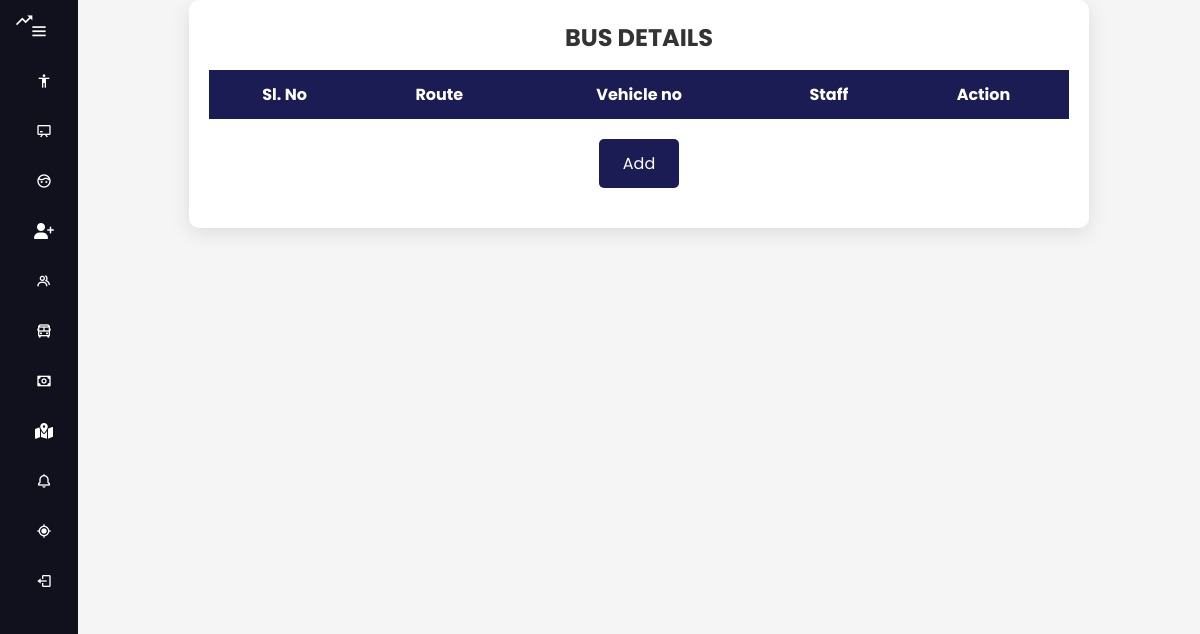
The page /administrator/Viewbusdetails on the database as committed earlier.
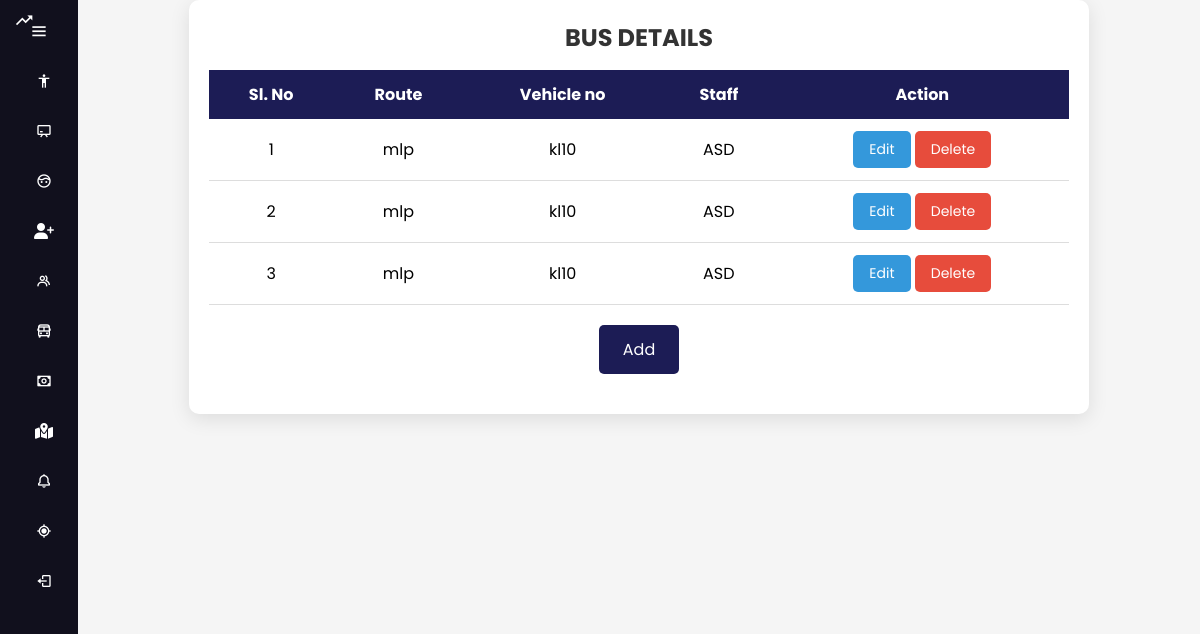
The same page on the database as committed later.
### administrator/models.py (models this page shows)
class BusdetailsTable(models.Model):
    route=models.CharField(max_length=10,null=True,blank=True)
    vehicleno=models.CharField(max_length=20,null=True,blank=True)
    staff=models.CharField(max_length=30,null=True,blank=True)
    created_at=models.DateTimeField(auto_now_add=True, null=True, blank=True)
    updated_at = models.DateTimeField(auto_now_add=True, null=True, blank=True)

### administrator/views.py (the view)
# urls.py: path('Viewbusdetails',ViewBusdetails.as_view(),name="vbusdetail_page"),
class ViewBusdetails(View):
    def get(self, request):
        addbusdetails_obj =BusdetailsTable.objects.all()
        return render(request, "administrator/busdetails/view_bus.html", {'val': addbusdetails_obj})

### templates/administrator/busdetails/view_bus.html (shortened to what this page needs)
{% extends 'administrator/admindashboard.html' %}
{% load static %}
{% block body %}
<html lang="en">
<head>
    <link rel="stylesheet" href="{% static 'det.css' %}">
</head>
<body>
    <div class="table-container">
        <h2>BUS DETAILS</h2>
        <table>
                <tr>
                    <th>Sl. No</th>
                    <th>Route</th>
                    <th>Vehicle no</th>
                    <th>Staff</th>
                    <th>Action</th>
                </tr>
                {% for i in val %}
                <tr>
                    <td>{{forloop.counter}}</td>
                    <td>{{i.route}}</td>
                    <td>{{i.vehicleno}}</td>
                    <td>{{i.staff}}</td>
                    <td><button class="action-btn edit-btn"><a href="/administrator/editbusdetails/{{i.id}}/">Edit</a></button>
                        <button class="action-btn delete-btn"><a href="/administrator/deletebusdetails/{{i.id}}/">Delete</a></button>
                    </td>
                </tr>
                {% endfor %}
        </table>
        <button class="add-btn"> <a href="{% url 'addbusdetail_page' %}">Add</a></button>
    </div>
</body>
</html>
{% endblock %}

Rows that differ between the two databases and show on the page:
added BusdetailsTable: route "mlp", vehicleno "kl10", staff "ASD"
added BusdetailsTable: route "mlp", vehicleno "kl10", staff "ASD"
added BusdetailsTable: route "mlp", vehicleno "kl10", staff "ASD"
